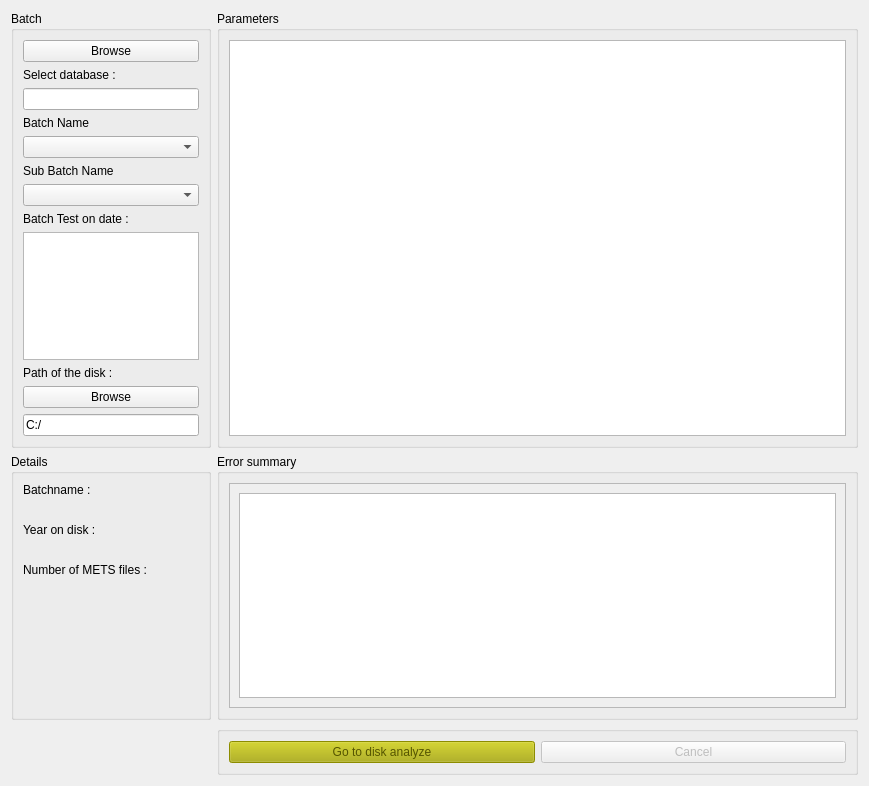
<?xml version="1.0" encoding="UTF-8"?>
<ui version="4.0">
 <class>w_selectBatch</class>
 <widget class="QWidget" name="w_selectBatch">
  <property name="geometry">
   <rect>
    <x>0</x>
    <y>0</y>
    <width>869</width>
    <height>786</height>
   </rect>
  </property>
  <property name="windowTitle">
   <string>Form</string>
  </property>
  <layout class="QGridLayout" name="gridLayout">
   <item row="1" column="0">
    <widget class="QGroupBox" name="groupBox">
     <property name="minimumSize">
      <size>
       <width>150</width>
       <height>0</height>
      </size>
     </property>
     <property name="maximumSize">
      <size>
       <width>200</width>
       <height>16777215</height>
      </size>
     </property>
     <property name="title">
      <string>Details</string>
     </property>
     <layout class="QVBoxLayout" name="verticalLayout_4">
      <item>
       <widget class="QLabel" name="label_3">
        <property name="text">
         <string>Batchname :</string>
        </property>
       </widget>
      </item>
      <item>
       <widget class="QLabel" name="lbBatchName">
        <property name="font">
         <font>
          <weight>75</weight>
          <bold>true</bold>
         </font>
        </property>
        <property name="text">
         <string/>
        </property>
       </widget>
      </item>
      <item>
       <widget class="QLabel" name="label_4">
        <property name="text">
         <string>Year on disk :</string>
        </property>
       </widget>
      </item>
      <item>
       <widget class="QLabel" name="lbYear">
        <property name="font">
         <font>
          <weight>75</weight>
          <bold>true</bold>
         </font>
        </property>
        <property name="text">
         <string/>
        </property>
       </widget>
      </item>
      <item>
       <widget class="QLabel" name="label_7">
        <property name="text">
         <string>Number of METS files :</string>
        </property>
       </widget>
      </item>
      <item>
       <widget class="QLabel" name="lbNumberMets">
        <property name="font">
         <font>
          <weight>75</weight>
          <bold>true</bold>
         </font>
        </property>
        <property name="text">
         <string/>
        </property>
       </widget>
      </item>
      <item>
       <spacer name="verticalSpacer">
        <property name="orientation">
         <enum>Qt::Vertical</enum>
        </property>
        <property name="sizeHint" stdset="0">
         <size>
          <width>20</width>
          <height>40</height>
         </size>
        </property>
       </spacer>
      </item>
     </layout>
    </widget>
   </item>
   <item row="4" column="1">
    <widget class="QGroupBox" name="groupButton">
     <property name="enabled">
      <bool>false</bool>
     </property>
     <property name="title">
      <string/>
     </property>
     <layout class="QHBoxLayout" name="horizontalLayout">
      <item>
       <widget class="QPushButton" name="btnAnalyze">
        <property name="palette">
         <palette>
          <active>
           <colorrole role="WindowText">
            <brush brushstyle="SolidPattern">
             <color alpha="255">
              <red>0</red>
              <green>0</green>
              <blue>0</blue>
             </color>
            </brush>
           </colorrole>
           <colorrole role="Button">
            <brush brushstyle="SolidPattern">
             <color alpha="255">
              <red>170</red>
              <green>170</green>
              <blue>0</blue>
             </color>
            </brush>
           </colorrole>
           <colorrole role="Light">
            <brush brushstyle="SolidPattern">
             <color alpha="255">
              <red>255</red>
              <green>255</green>
              <blue>0</blue>
             </color>
            </brush>
           </colorrole>
           <colorrole role="Midlight">
            <brush brushstyle="SolidPattern">
             <color alpha="255">
              <red>212</red>
              <green>212</green>
              <blue>0</blue>
             </color>
            </brush>
           </colorrole>
           <colorrole role="Dark">
            <brush brushstyle="SolidPattern">
             <color alpha="255">
              <red>85</red>
              <green>85</green>
              <blue>0</blue>
             </color>
            </brush>
           </colorrole>
           <colorrole role="Mid">
            <brush brushstyle="SolidPattern">
             <color alpha="255">
              <red>113</red>
              <green>113</green>
              <blue>0</blue>
             </color>
            </brush>
           </colorrole>
           <colorrole role="Text">
            <brush brushstyle="SolidPattern">
             <color alpha="255">
              <red>0</red>
              <green>0</green>
              <blue>0</blue>
             </color>
            </brush>
           </colorrole>
           <colorrole role="BrightText">
            <brush brushstyle="SolidPattern">
             <color alpha="255">
              <red>255</red>
              <green>255</green>
              <blue>255</blue>
             </color>
            </brush>
           </colorrole>
           <colorrole role="ButtonText">
            <brush brushstyle="SolidPattern">
             <color alpha="255">
              <red>0</red>
              <green>0</green>
              <blue>0</blue>
             </color>
            </brush>
           </colorrole>
           <colorrole role="Base">
            <brush brushstyle="SolidPattern">
             <color alpha="255">
              <red>255</red>
              <green>255</green>
              <blue>255</blue>
             </color>
            </brush>
           </colorrole>
           <colorrole role="Window">
            <brush brushstyle="SolidPattern">
             <color alpha="255">
              <red>170</red>
              <green>170</green>
              <blue>0</blue>
             </color>
            </brush>
           </colorrole>
           <colorrole role="Shadow">
            <brush brushstyle="SolidPattern">
             <color alpha="255">
              <red>0</red>
              <green>0</green>
              <blue>0</blue>
             </color>
            </brush>
           </colorrole>
           <colorrole role="AlternateBase">
            <brush brushstyle="SolidPattern">
             <color alpha="255">
              <red>212</red>
              <green>212</green>
              <blue>127</blue>
             </color>
            </brush>
           </colorrole>
           <colorrole role="ToolTipBase">
            <brush brushstyle="SolidPattern">
             <color alpha="255">
              <red>255</red>
              <green>255</green>
              <blue>220</blue>
             </color>
            </brush>
           </colorrole>
           <colorrole role="ToolTipText">
            <brush brushstyle="SolidPattern">
             <color alpha="255">
              <red>0</red>
              <green>0</green>
              <blue>0</blue>
             </color>
            </brush>
           </colorrole>
          </active>
          <inactive>
           <colorrole role="WindowText">
            <brush brushstyle="SolidPattern">
             <color alpha="255">
              <red>0</red>
              <green>0</green>
              <blue>0</blue>
             </color>
            </brush>
           </colorrole>
           <colorrole role="Button">
            <brush brushstyle="SolidPattern">
             <color alpha="255">
              <red>170</red>
              <green>170</green>
              <blue>0</blue>
             </color>
            </brush>
           </colorrole>
           <colorrole role="Light">
            <brush brushstyle="SolidPattern">
             <color alpha="255">
              <red>255</red>
              <green>255</green>
              <blue>0</blue>
             </color>
            </brush>
           </colorrole>
           <colorrole role="Midlight">
            <brush brushstyle="SolidPattern">
             <color alpha="255">
              <red>212</red>
              <green>212</green>
              <blue>0</blue>
             </color>
            </brush>
           </colorrole>
           <colorrole role="Dark">
            <brush brushstyle="SolidPattern">
             <color alpha="255">
              <red>85</red>
              <green>85</green>
              <blue>0</blue>
             </color>
            </brush>
           </colorrole>
           <colorrole role="Mid">
            <brush brushstyle="SolidPattern">
             <color alpha="255">
              <red>113</red>
              <green>113</green>
              <blue>0</blue>
             </color>
            </brush>
           </colorrole>
           <colorrole role="Text">
            <brush brushstyle="SolidPattern">
             <color alpha="255">
              <red>0</red>
              <green>0</green>
              <blue>0</blue>
             </color>
            </brush>
           </colorrole>
           <colorrole role="BrightText">
            <brush brushstyle="SolidPattern">
             <color alpha="255">
              <red>255</red>
              <green>255</green>
              <blue>255</blue>
             </color>
            </brush>
           </colorrole>
           <colorrole role="ButtonText">
            <brush brushstyle="SolidPattern">
             <color alpha="255">
              <red>0</red>
              <green>0</green>
              <blue>0</blue>
             </color>
            </brush>
           </colorrole>
           <colorrole role="Base">
            <brush brushstyle="SolidPattern">
             <color alpha="255">
              <red>255</red>
              <green>255</green>
              <blue>255</blue>
             </color>
            </brush>
           </colorrole>
           <colorrole role="Window">
            <brush brushstyle="SolidPattern">
             <color alpha="255">
              <red>170</red>
              <green>170</green>
              <blue>0</blue>
             </color>
            </brush>
           </colorrole>
           <colorrole role="Shadow">
            <brush brushstyle="SolidPattern">
             <color alpha="255">
              <red>0</red>
              <green>0</green>
              <blue>0</blue>
             </color>
            </brush>
           </colorrole>
           <colorrole role="AlternateBase">
            <brush brushstyle="SolidPattern">
             <color alpha="255">
              <red>212</red>
              <green>212</green>
              <blue>127</blue>
             </color>
            </brush>
           </colorrole>
           <colorrole role="ToolTipBase">
            <brush brushstyle="SolidPattern">
             <color alpha="255">
              <red>255</red>
              <green>255</green>
              <blue>220</blue>
             </color>
            </brush>
           </colorrole>
           <colorrole role="ToolTipText">
            <brush brushstyle="SolidPattern">
             <color alpha="255">
              <red>0</red>
              <green>0</green>
              <blue>0</blue>
             </color>
            </brush>
           </colorrole>
          </inactive>
          <disabled>
           <colorrole role="WindowText">
            <brush brushstyle="SolidPattern">
             <color alpha="255">
              <red>85</red>
              <green>85</green>
              <blue>0</blue>
             </color>
            </brush>
           </colorrole>
           <colorrole role="Button">
            <brush brushstyle="SolidPattern">
             <color alpha="255">
              <red>170</red>
              <green>170</green>
              <blue>0</blue>
             </color>
            </brush>
           </colorrole>
           <colorrole role="Light">
            <brush brushstyle="SolidPattern">
             <color alpha="255">
              <red>255</red>
              <green>255</green>
              <blue>0</blue>
             </color>
            </brush>
           </colorrole>
           <colorrole role="Midlight">
            <brush brushstyle="SolidPattern">
             <color alpha="255">
              <red>212</red>
              <green>212</green>
              <blue>0</blue>
             </color>
            </brush>
           </colorrole>
           <colorrole role="Dark">
            <brush brushstyle="SolidPattern">
             <color alpha="255">
              <red>85</red>
              <green>85</green>
              <blue>0</blue>
             </color>
            </brush>
           </colorrole>
           <colorrole role="Mid">
            <brush brushstyle="SolidPattern">
             <color alpha="255">
              <red>113</red>
              <green>113</green>
              <blue>0</blue>
             </color>
            </brush>
           </colorrole>
           <colorrole role="Text">
            <brush brushstyle="SolidPattern">
             <color alpha="255">
              <red>85</red>
              <green>85</green>
              <blue>0</blue>
             </color>
            </brush>
           </colorrole>
           <colorrole role="BrightText">
            <brush brushstyle="SolidPattern">
             <color alpha="255">
              <red>255</red>
              <green>255</green>
              <blue>255</blue>
             </color>
            </brush>
           </colorrole>
           <colorrole role="ButtonText">
            <brush brushstyle="SolidPattern">
             <color alpha="255">
              <red>85</red>
              <green>85</green>
              <blue>0</blue>
             </color>
            </brush>
           </colorrole>
           <colorrole role="Base">
            <brush brushstyle="SolidPattern">
             <color alpha="255">
              <red>170</red>
              <green>170</green>
              <blue>0</blue>
             </color>
            </brush>
           </colorrole>
           <colorrole role="Window">
            <brush brushstyle="SolidPattern">
             <color alpha="255">
              <red>170</red>
              <green>170</green>
              <blue>0</blue>
             </color>
            </brush>
           </colorrole>
           <colorrole role="Shadow">
            <brush brushstyle="SolidPattern">
             <color alpha="255">
              <red>0</red>
              <green>0</green>
              <blue>0</blue>
             </color>
            </brush>
           </colorrole>
           <colorrole role="AlternateBase">
            <brush brushstyle="SolidPattern">
             <color alpha="255">
              <red>170</red>
              <green>170</green>
              <blue>0</blue>
             </color>
            </brush>
           </colorrole>
           <colorrole role="ToolTipBase">
            <brush brushstyle="SolidPattern">
             <color alpha="255">
              <red>255</red>
              <green>255</green>
              <blue>220</blue>
             </color>
            </brush>
           </colorrole>
           <colorrole role="ToolTipText">
            <brush brushstyle="SolidPattern">
             <color alpha="255">
              <red>0</red>
              <green>0</green>
              <blue>0</blue>
             </color>
            </brush>
           </colorrole>
          </disabled>
         </palette>
        </property>
        <property name="text">
         <string>Go to disk analyze</string>
        </property>
       </widget>
      </item>
      <item>
       <widget class="QPushButton" name="btnCancel">
        <property name="text">
         <string>Cancel</string>
        </property>
       </widget>
      </item>
     </layout>
    </widget>
   </item>
   <item row="1" column="1">
    <widget class="QGroupBox" name="groupBox_4">
     <property name="minimumSize">
      <size>
       <width>0</width>
       <height>250</height>
      </size>
     </property>
     <property name="title">
      <string>Error summary</string>
     </property>
     <layout class="QVBoxLayout" name="verticalLayout_5">
      <item>
       <widget class="QScrollArea" name="scrollArea">
        <property name="minimumSize">
         <size>
          <width>0</width>
          <height>0</height>
         </size>
        </property>
        <property name="widgetResizable">
         <bool>true</bool>
        </property>
        <widget class="QWidget" name="scrollAreaWidgetContents">
         <property name="geometry">
          <rect>
           <x>0</x>
           <y>0</y>
           <width>623</width>
           <height>241</height>
          </rect>
         </property>
         <layout class="QVBoxLayout" name="verticalLayout_6">
          <item>
           <widget class="QTableWidget" name="tableSummary">
            <property name="sizePolicy">
             <sizepolicy hsizetype="Expanding" vsizetype="Expanding">
              <horstretch>0</horstretch>
              <verstretch>0</verstretch>
             </sizepolicy>
            </property>
            <property name="minimumSize">
             <size>
              <width>100</width>
              <height>0</height>
             </size>
            </property>
           </widget>
          </item>
         </layout>
        </widget>
       </widget>
      </item>
     </layout>
    </widget>
   </item>
   <item row="0" column="1">
    <widget class="QGroupBox" name="groupBox_2">
     <property name="title">
      <string>Parameters</string>
     </property>
     <layout class="QVBoxLayout" name="verticalLayout">
      <item>
       <widget class="QTableView" name="paramView">
        <property name="minimumSize">
         <size>
          <width>100</width>
          <height>0</height>
         </size>
        </property>
       </widget>
      </item>
     </layout>
    </widget>
   </item>
   <item row="0" column="0">
    <widget class="QGroupBox" name="gbBatch">
     <property name="sizePolicy">
      <sizepolicy hsizetype="Expanding" vsizetype="MinimumExpanding">
       <horstretch>0</horstretch>
       <verstretch>0</verstretch>
      </sizepolicy>
     </property>
     <property name="minimumSize">
      <size>
       <width>150</width>
       <height>0</height>
      </size>
     </property>
     <property name="maximumSize">
      <size>
       <width>200</width>
       <height>437</height>
      </size>
     </property>
     <property name="title">
      <string>Batch</string>
     </property>
     <layout class="QVBoxLayout" name="verticalLayout_2">
      <item>
       <widget class="QPushButton" name="btnBrowseDb">
        <property name="text">
         <string>Browse</string>
        </property>
       </widget>
      </item>
      <item>
       <widget class="QLabel" name="label">
        <property name="text">
         <string>Select database :</string>
        </property>
       </widget>
      </item>
      <item>
       <widget class="QLineEdit" name="lineEditSql">
        <property name="enabled">
         <bool>true</bool>
        </property>
        <property name="sizePolicy">
         <sizepolicy hsizetype="Minimum" vsizetype="Preferred">
          <horstretch>0</horstretch>
          <verstretch>0</verstretch>
         </sizepolicy>
        </property>
        <property name="minimumSize">
         <size>
          <width>100</width>
          <height>0</height>
         </size>
        </property>
        <property name="text">
         <string/>
        </property>
       </widget>
      </item>
      <item>
       <widget class="QLabel" name="label_8">
        <property name="text">
         <string>Batch Name</string>
        </property>
       </widget>
      </item>
      <item>
       <widget class="QComboBox" name="cbBatchName">
        <property name="enabled">
         <bool>true</bool>
        </property>
       </widget>
      </item>
      <item>
       <widget class="QLabel" name="label_2">
        <property name="text">
         <string>Sub Batch Name</string>
        </property>
       </widget>
      </item>
      <item>
       <widget class="QComboBox" name="cbSubBatchName"/>
      </item>
      <item>
       <widget class="QLabel" name="label_9">
        <property name="text">
         <string>Batch Test on date :</string>
        </property>
       </widget>
      </item>
      <item>
       <widget class="QListWidget" name="listDateTestset"/>
      </item>
      <item>
       <widget class="QLabel" name="label_10">
        <property name="text">
         <string>Path of the disk :</string>
        </property>
       </widget>
      </item>
      <item>
       <widget class="QPushButton" name="btnPath">
        <property name="text">
         <string>Browse</string>
        </property>
       </widget>
      </item>
      <item>
       <widget class="QLineEdit" name="lineEdit">
        <property name="text">
         <string>C:/</string>
        </property>
       </widget>
      </item>
     </layout>
    </widget>
   </item>
  </layout>
 </widget>
 <resources/>
 <connections/>
</ui>
